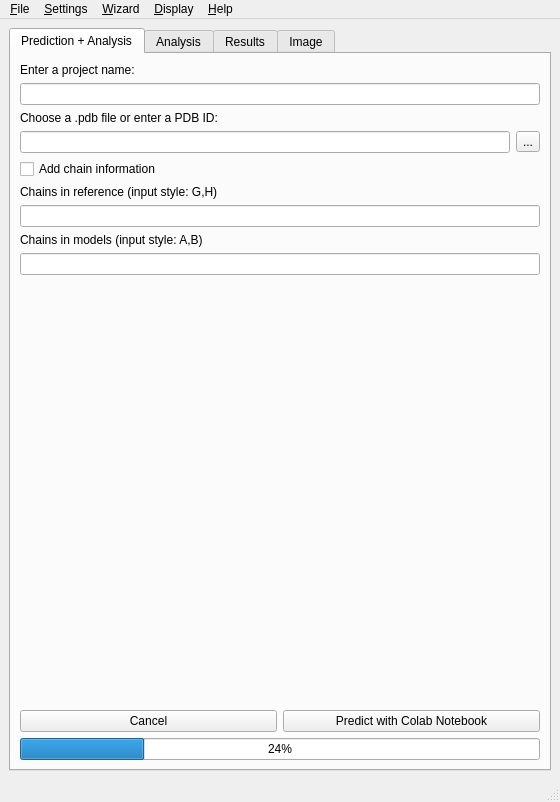
<?xml version="1.0" encoding="UTF-8"?>
<ui version="4.0">
 <class>MainWindow</class>
 <widget class="QMainWindow" name="MainWindow">
  <property name="geometry">
   <rect>
    <x>0</x>
    <y>0</y>
    <width>560</width>
    <height>802</height>
   </rect>
  </property>
  <property name="windowTitle">
   <string>MainWindow</string>
  </property>
  <widget class="QWidget" name="centralwidget">
   <layout class="QVBoxLayout" name="verticalLayout_6">
    <item>
     <widget class="QTabWidget" name="tabWidget_2">
      <property name="focusPolicy">
       <enum>Qt::TabFocus</enum>
      </property>
      <property name="currentIndex">
       <number>0</number>
      </property>
      <widget class="QWidget" name="tab_6">
       <attribute name="title">
        <string>Prediction + Analysis</string>
       </attribute>
       <layout class="QVBoxLayout" name="verticalLayout_13">
        <item>
         <widget class="QLabel" name="label_18">
          <property name="text">
           <string>Enter a project name:</string>
          </property>
         </widget>
        </item>
        <item>
         <widget class="QLineEdit" name="txt_prediction_project_name"/>
        </item>
        <item>
         <widget class="QLabel" name="label_15">
          <property name="text">
           <string>Choose a .pdb file or enter a PDB ID:</string>
          </property>
         </widget>
        </item>
        <item>
         <layout class="QHBoxLayout" name="horizontalLayout_17">
          <item>
           <widget class="QLineEdit" name="txt_prediction_load_reference"/>
          </item>
          <item>
           <widget class="QToolButton" name="btn_prediction_load_reference">
            <property name="text">
             <string>...</string>
            </property>
           </widget>
          </item>
         </layout>
        </item>
        <item>
         <widget class="QCheckBox" name="cb_prediction_chain_info">
          <property name="text">
           <string>Add chain information</string>
          </property>
         </widget>
        </item>
        <item>
         <layout class="QVBoxLayout" name="verticalLayout_14">
          <item>
           <widget class="QLabel" name="label_16">
            <property name="text">
             <string>Chains in reference (input style: G,H)</string>
            </property>
           </widget>
          </item>
          <item>
           <widget class="QLineEdit" name="txt_prediction_chain_ref"/>
          </item>
          <item>
           <widget class="QLabel" name="label_17">
            <property name="text">
             <string>Chains in models (input style: A,B)</string>
            </property>
           </widget>
          </item>
          <item>
           <widget class="QLineEdit" name="txt_prediction_chain_model"/>
          </item>
         </layout>
        </item>
        <item>
         <spacer name="verticalSpacer_3">
          <property name="orientation">
           <enum>Qt::Vertical</enum>
          </property>
          <property name="sizeHint" stdset="0">
           <size>
            <width>20</width>
            <height>195</height>
           </size>
          </property>
         </spacer>
        </item>
        <item>
         <layout class="QHBoxLayout" name="horizontalLayout_18">
          <item>
           <widget class="QPushButton" name="btn_prediction_cancel">
            <property name="text">
             <string>Cancel</string>
            </property>
           </widget>
          </item>
          <item>
           <widget class="QPushButton" name="btn_prediction_start">
            <property name="text">
             <string>Predict with Colab Notebook</string>
            </property>
           </widget>
          </item>
         </layout>
        </item>
        <item>
         <widget class="QProgressBar" name="progress_bar_prediction">
          <property name="value">
           <number>24</number>
          </property>
         </widget>
        </item>
       </layout>
      </widget>
      <widget class="QWidget" name="Home_3">
       <property name="enabled">
        <bool>true</bool>
       </property>
       <attribute name="title">
        <string>Analysis</string>
       </attribute>
       <layout class="QVBoxLayout" name="verticalLayout_10">
        <item>
         <widget class="QTabWidget" name="tabWidget_3">
          <property name="currentIndex">
           <number>1</number>
          </property>
          <widget class="QWidget" name="tab_3">
           <attribute name="title">
            <string>Single Analysis</string>
           </attribute>
           <layout class="QVBoxLayout" name="verticalLayout_2">
            <item>
             <widget class="QLabel" name="label_19">
              <property name="text">
               <string>Enter a project name:</string>
              </property>
             </widget>
            </item>
            <item>
             <widget class="QLineEdit" name="txt_analysis_project_name"/>
            </item>
            <item>
             <widget class="QLabel" name="label_20">
              <property name="text">
               <string>Choose a .pdb file or enter a PDB ID:</string>
              </property>
             </widget>
            </item>
            <item>
             <layout class="QHBoxLayout" name="horizontalLayout_19">
              <item>
               <widget class="QLineEdit" name="txt_analysis_load_reference"/>
              </item>
              <item>
               <widget class="QToolButton" name="btn_analysis_load_reference">
                <property name="text">
                 <string>...</string>
                </property>
               </widget>
              </item>
             </layout>
            </item>
            <item>
             <layout class="QHBoxLayout" name="horizontalLayout_4">
              <item>
               <widget class="QPushButton" name="btn_analysis_load_model">
                <property name="minimumSize">
                 <size>
                  <width>180</width>
                  <height>0</height>
                 </size>
                </property>
                <property name="text">
                 <string>Open model</string>
                </property>
               </widget>
              </item>
              <item>
               <spacer name="horizontalSpacer_2">
                <property name="orientation">
                 <enum>Qt::Horizontal</enum>
                </property>
                <property name="sizeHint" stdset="0">
                 <size>
                  <width>40</width>
                  <height>20</height>
                 </size>
                </property>
               </spacer>
              </item>
             </layout>
            </item>
            <item>
             <widget class="QTextEdit" name="txt_analysis_load_model">
              <property name="enabled">
               <bool>false</bool>
              </property>
              <property name="maximumSize">
               <size>
                <width>16777215</width>
                <height>40</height>
               </size>
              </property>
             </widget>
            </item>
            <item>
             <widget class="QCheckBox" name="cb_analysis_chain_info">
              <property name="text">
               <string>Add chain information</string>
              </property>
             </widget>
            </item>
            <item>
             <layout class="QVBoxLayout" name="verticalLayout">
              <item>
               <widget class="QLabel" name="label_4">
                <property name="text">
                 <string>Chains in reference (input style: G,H)</string>
                </property>
               </widget>
              </item>
              <item>
               <widget class="QLineEdit" name="txt_analysis_chain_ref"/>
              </item>
              <item>
               <widget class="QLabel" name="label_5">
                <property name="text">
                 <string>Chains in models (input style: A,B)</string>
                </property>
               </widget>
              </item>
              <item>
               <widget class="QLineEdit" name="txt_analysis_chain_model"/>
              </item>
             </layout>
            </item>
            <item>
             <spacer name="verticalSpacer_2">
              <property name="orientation">
               <enum>Qt::Vertical</enum>
              </property>
              <property name="sizeHint" stdset="0">
               <size>
                <width>20</width>
                <height>152</height>
               </size>
              </property>
             </spacer>
            </item>
            <item>
             <layout class="QHBoxLayout" name="horizontalLayout_2">
              <item>
               <widget class="QLabel" name="label">
                <property name="text">
                 <string>Start structure prediction analysis</string>
                </property>
               </widget>
              </item>
              <item>
               <spacer name="horizontalSpacer">
                <property name="orientation">
                 <enum>Qt::Horizontal</enum>
                </property>
                <property name="sizeHint" stdset="0">
                 <size>
                  <width>40</width>
                  <height>20</height>
                 </size>
                </property>
               </spacer>
              </item>
              <item>
               <widget class="QPushButton" name="btn_analysis_start">
                <property name="text">
                 <string>Start</string>
                </property>
               </widget>
              </item>
             </layout>
            </item>
            <item>
             <widget class="QProgressBar" name="progress_bar_analysis">
              <property name="value">
               <number>24</number>
              </property>
             </widget>
            </item>
           </layout>
          </widget>
          <widget class="QWidget" name="tab_5">
           <attribute name="title">
            <string>Batch</string>
           </attribute>
           <layout class="QVBoxLayout" name="verticalLayout_12">
            <item>
             <widget class="QLabel" name="label_21">
              <property name="text">
               <string>Enter a job name:</string>
              </property>
             </widget>
            </item>
            <item>
             <widget class="QLineEdit" name="txt_batch_job_name"/>
            </item>
            <item>
             <widget class="QLabel" name="label_22">
              <property name="text">
               <string>Choose a .pdb file or enter a PDB ID:</string>
              </property>
             </widget>
            </item>
            <item>
             <layout class="QHBoxLayout" name="horizontalLayout_20">
              <item>
               <widget class="QLineEdit" name="txt_batch_load_reference"/>
              </item>
              <item>
               <widget class="QToolButton" name="btn_batch_load_reference">
                <property name="text">
                 <string>...</string>
                </property>
               </widget>
              </item>
             </layout>
            </item>
            <item>
             <layout class="QHBoxLayout" name="horizontalLayout_15">
              <item>
               <widget class="QPushButton" name="btn_batch_load_model">
                <property name="minimumSize">
                 <size>
                  <width>180</width>
                  <height>0</height>
                 </size>
                </property>
                <property name="text">
                 <string>Open models</string>
                </property>
               </widget>
              </item>
              <item>
               <spacer name="horizontalSpacer_5">
                <property name="orientation">
                 <enum>Qt::Horizontal</enum>
                </property>
                <property name="sizeHint" stdset="0">
                 <size>
                  <width>40</width>
                  <height>20</height>
                 </size>
                </property>
               </spacer>
              </item>
             </layout>
            </item>
            <item>
             <widget class="QTextEdit" name="txt_batch_load_model">
              <property name="enabled">
               <bool>false</bool>
              </property>
              <property name="maximumSize">
               <size>
                <width>16777215</width>
                <height>16777215</height>
               </size>
              </property>
             </widget>
            </item>
            <item>
             <widget class="QCheckBox" name="cb_batch_chain_info">
              <property name="text">
               <string>Add chain information</string>
              </property>
             </widget>
            </item>
            <item>
             <layout class="QVBoxLayout" name="verticalLayout_11">
              <item>
               <widget class="QLabel" name="label_11">
                <property name="text">
                 <string>Chains in reference (input style: G,H)</string>
                </property>
               </widget>
              </item>
              <item>
               <widget class="QLineEdit" name="txt_batch_chain_ref"/>
              </item>
              <item>
               <widget class="QLabel" name="label_12">
                <property name="text">
                 <string>Chains in models (input style: A,B)</string>
                </property>
               </widget>
              </item>
              <item>
               <widget class="QLineEdit" name="txt_batch_chain_model"/>
              </item>
             </layout>
            </item>
            <item>
             <layout class="QHBoxLayout" name="horizontalLayout_16">
              <item>
               <widget class="QLabel" name="label_13">
                <property name="text">
                 <string>Start batch analysis</string>
                </property>
               </widget>
              </item>
              <item>
               <spacer name="horizontalSpacer_6">
                <property name="orientation">
                 <enum>Qt::Horizontal</enum>
                </property>
                <property name="sizeHint" stdset="0">
                 <size>
                  <width>40</width>
                  <height>20</height>
                 </size>
                </property>
               </spacer>
              </item>
              <item>
               <widget class="QPushButton" name="btn_batch_start">
                <property name="text">
                 <string>Start</string>
                </property>
               </widget>
              </item>
             </layout>
            </item>
            <item>
             <widget class="QProgressBar" name="progress_bar_batch">
              <property name="value">
               <number>24</number>
              </property>
             </widget>
            </item>
           </layout>
          </widget>
         </widget>
        </item>
       </layout>
      </widget>
      <widget class="QWidget" name="tab_4">
       <attribute name="title">
        <string>Results</string>
       </attribute>
       <layout class="QVBoxLayout" name="verticalLayout_4">
        <item>
         <layout class="QVBoxLayout" name="verticalLayout_3">
          <item>
           <layout class="QHBoxLayout" name="horizontalLayout_10">
            <item>
             <widget class="QPushButton" name="btn_view_distance_plot">
              <property name="text">
               <string>View distance plot</string>
              </property>
             </widget>
            </item>
            <item>
             <widget class="QPushButton" name="btn_view_struct_alignment">
              <property name="text">
               <string>View structure alignment</string>
              </property>
             </widget>
            </item>
           </layout>
          </item>
          <item>
           <layout class="QHBoxLayout" name="horizontalLayout_11">
            <item>
             <widget class="QPushButton" name="btn_view_distance_histogram">
              <property name="text">
               <string>View distance histogram</string>
              </property>
             </widget>
            </item>
            <item>
             <widget class="QPushButton" name="btn_view_interesting_regions">
              <property name="text">
               <string>View interesting regions</string>
              </property>
             </widget>
            </item>
           </layout>
          </item>
          <item>
           <layout class="QHBoxLayout" name="horizontalLayout_12">
            <item>
             <widget class="QPushButton" name="btn_view_distance_table">
              <property name="text">
               <string>View distance table</string>
              </property>
             </widget>
            </item>
           </layout>
          </item>
          <item>
           <widget class="QTabWidget" name="tabWidget">
            <property name="sizePolicy">
             <sizepolicy hsizetype="Expanding" vsizetype="Expanding">
              <horstretch>0</horstretch>
              <verstretch>0</verstretch>
             </sizepolicy>
            </property>
            <property name="currentIndex">
             <number>0</number>
            </property>
            <widget class="QWidget" name="tab">
             <attribute name="title">
              <string>Tab 1</string>
             </attribute>
             <layout class="QVBoxLayout" name="verticalLayout_7">
              <item>
               <widget class="QLabel" name="label_9">
                <property name="autoFillBackground">
                 <bool>false</bool>
                </property>
                <property name="frameShape">
                 <enum>QFrame::Box</enum>
                </property>
                <property name="text">
                 <string>TextLabel</string>
                </property>
               </widget>
              </item>
             </layout>
            </widget>
            <widget class="QWidget" name="tab_2">
             <attribute name="title">
              <string>Tab 2</string>
             </attribute>
             <layout class="QVBoxLayout" name="verticalLayout_5"/>
            </widget>
           </widget>
          </item>
         </layout>
        </item>
       </layout>
      </widget>
      <widget class="QWidget" name="Image">
       <attribute name="title">
        <string>Image</string>
       </attribute>
       <layout class="QVBoxLayout" name="verticalLayout_9">
        <item>
         <layout class="QHBoxLayout" name="horizontalLayout_13">
          <item>
           <widget class="QLabel" name="label_2">
            <property name="text">
             <string>Representation</string>
            </property>
           </widget>
          </item>
          <item>
           <widget class="QComboBox" name="box_representation"/>
          </item>
         </layout>
        </item>
        <item>
         <layout class="QHBoxLayout" name="horizontalLayout_6">
          <item>
           <widget class="QLabel" name="label_3">
            <property name="text">
             <string>Background Color</string>
            </property>
           </widget>
          </item>
          <item>
           <widget class="QComboBox" name="box_bg_color"/>
          </item>
         </layout>
        </item>
        <item>
         <layout class="QHBoxLayout" name="horizontalLayout_7">
          <item>
           <widget class="QLabel" name="label_7">
            <property name="text">
             <string>Renderer</string>
            </property>
           </widget>
          </item>
          <item>
           <widget class="QComboBox" name="box_renderer"/>
          </item>
         </layout>
        </item>
        <item>
         <layout class="QHBoxLayout" name="horizontalLayout_5">
          <item>
           <widget class="QLabel" name="label_10">
            <property name="text">
             <string>Ray-Trace-Mode</string>
            </property>
           </widget>
          </item>
          <item>
           <widget class="QComboBox" name="box_ray_trace_mode"/>
          </item>
         </layout>
        </item>
        <item>
         <layout class="QHBoxLayout" name="horizontalLayout">
          <item>
           <widget class="QLabel" name="label_14">
            <property name="text">
             <string>Ray Texture</string>
            </property>
           </widget>
          </item>
          <item>
           <widget class="QComboBox" name="box_ray_texture"/>
          </item>
         </layout>
        </item>
        <item>
         <layout class="QHBoxLayout" name="horizontalLayout_8">
          <item>
           <widget class="QLabel" name="label_6">
            <property name="text">
             <string>Ray-Tracing</string>
            </property>
           </widget>
          </item>
          <item>
           <widget class="QCheckBox" name="cb_ray_tracing">
            <property name="text">
             <string/>
            </property>
           </widget>
          </item>
         </layout>
        </item>
        <item>
         <layout class="QHBoxLayout" name="horizontalLayout_9">
          <item>
           <widget class="QLabel" name="label_8">
            <property name="text">
             <string>Transparent Background</string>
            </property>
           </widget>
          </item>
          <item>
           <widget class="QCheckBox" name="cb_transparent_bg">
            <property name="text">
             <string/>
            </property>
           </widget>
          </item>
         </layout>
        </item>
        <item>
         <spacer name="verticalSpacer">
          <property name="orientation">
           <enum>Qt::Vertical</enum>
          </property>
          <property name="sizeHint" stdset="0">
           <size>
            <width>20</width>
            <height>238</height>
           </size>
          </property>
         </spacer>
        </item>
        <item>
         <layout class="QVBoxLayout" name="verticalLayout_8">
          <item>
           <widget class="QPushButton" name="btn_save_scene">
            <property name="text">
             <string>Save Scene</string>
            </property>
           </widget>
          </item>
          <item>
           <widget class="QPushButton" name="btn_update_scene">
            <property name="text">
             <string>Update Scene</string>
            </property>
           </widget>
          </item>
          <item>
           <widget class="QPushButton" name="btn_preview_image">
            <property name="text">
             <string>Preview Image</string>
            </property>
           </widget>
          </item>
          <item>
           <widget class="QPushButton" name="btn_save_image">
            <property name="text">
             <string>Save Image</string>
            </property>
           </widget>
          </item>
         </layout>
        </item>
       </layout>
      </widget>
     </widget>
    </item>
   </layout>
  </widget>
  <widget class="QMenuBar" name="menubar">
   <property name="geometry">
    <rect>
     <x>0</x>
     <y>0</y>
     <width>560</width>
     <height>29</height>
    </rect>
   </property>
   <widget class="QMenu" name="menuFile">
    <property name="title">
     <string>&amp;File</string>
    </property>
    <addaction name="separator"/>
    <addaction name="action_file_open"/>
    <addaction name="action_file_save_as"/>
    <addaction name="action_file_save"/>
    <addaction name="separator"/>
    <addaction name="action_file_restore_settings"/>
    <addaction name="action_file_quit"/>
   </widget>
   <widget class="QMenu" name="menuSettings">
    <property name="title">
     <string>&amp;Settings</string>
    </property>
    <addaction name="action_settings_edit_all"/>
    <addaction name="action_settings_change_workspace"/>
    <addaction name="action_settings_model_w_off_colab_notebook"/>
   </widget>
   <widget class="QMenu" name="menuWizard">
    <property name="title">
     <string>&amp;Wizard</string>
    </property>
    <addaction name="action_wizard_prepare_model_pdbs"/>
   </widget>
   <widget class="QMenu" name="menuHelp">
    <property name="title">
     <string>&amp;Help</string>
    </property>
    <addaction name="action_help_docs"/>
    <addaction name="action_help_docs_pdf"/>
    <addaction name="separator"/>
    <addaction name="action_help_about"/>
   </widget>
   <widget class="QMenu" name="menuDisplay">
    <property name="title">
     <string>&amp;Display</string>
    </property>
    <addaction name="action_display_current_workspace"/>
    <addaction name="action_display_project_path"/>
   </widget>
   <addaction name="menuFile"/>
   <addaction name="menuSettings"/>
   <addaction name="menuWizard"/>
   <addaction name="menuDisplay"/>
   <addaction name="menuHelp"/>
  </widget>
  <widget class="QStatusBar" name="statusbar"/>
  <action name="action_file_open">
   <property name="checkable">
    <bool>false</bool>
   </property>
   <property name="text">
    <string>&amp;Open</string>
   </property>
   <property name="shortcut">
    <string/>
   </property>
  </action>
  <action name="action_file_save_as">
   <property name="text">
    <string>&amp;Save as</string>
   </property>
  </action>
  <action name="action_file_save">
   <property name="text">
    <string>Save</string>
   </property>
  </action>
  <action name="action_wizard_prepare_model_pdbs">
   <property name="text">
    <string>Prepare Models</string>
   </property>
  </action>
  <action name="actSettingsPdbPreparation">
   <property name="text">
    <string>pdb Preparation</string>
   </property>
  </action>
  <action name="action_file_quit">
   <property name="text">
    <string>&amp;Quit</string>
   </property>
  </action>
  <action name="action_help_docs">
   <property name="text">
    <string>&amp;Documentation</string>
   </property>
  </action>
  <action name="action_help_about">
   <property name="text">
    <string>&amp;About</string>
   </property>
  </action>
  <action name="action_settings_edit_all">
   <property name="text">
    <string>&amp;Edit all</string>
   </property>
  </action>
  <action name="action_settings_change_workspace">
   <property name="text">
    <string>Change Workspace</string>
   </property>
  </action>
  <action name="action_file_restore_settings">
   <property name="text">
    <string>Restore Settings</string>
   </property>
  </action>
  <action name="action_settings_model_w_off_colab_notebook">
   <property name="checkable">
    <bool>true</bool>
   </property>
   <property name="text">
    <string>Modeling with &quot;official&quot; colab notebook</string>
   </property>
  </action>
  <action name="action_display_current_workspace">
   <property name="text">
    <string>Current &amp;Workspace Path</string>
   </property>
  </action>
  <action name="action_display_project_path">
   <property name="text">
    <string>Current &amp;Project Path</string>
   </property>
  </action>
  <action name="action_help_docs_pdf">
   <property name="text">
    <string>Documentation P&amp;DF</string>
   </property>
  </action>
 </widget>
 <resources/>
 <connections/>
</ui>
